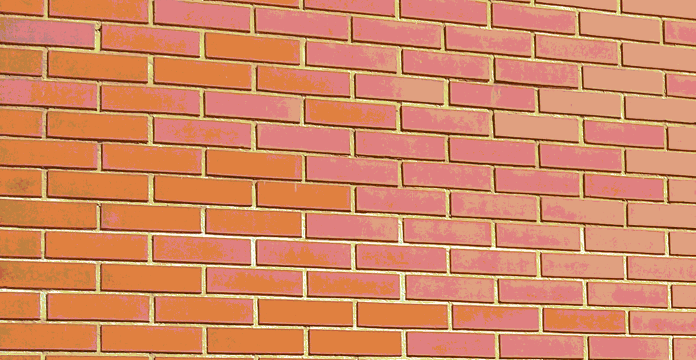
%> input picture MATLAB/Parede_8bit.bmp, 1391 x 720 px (shown at 1/2 size)
$ octave pratica10.m   (GNU Octave 9; MATLAB toolbox functions it lacks are replaced by stand-ins)
%> lines starting %> are read from the running program, lines starting %| are printed output that depends on the picture
%% ex01
[Image,ColorMap]=imread('Parede_8bit.bmp');
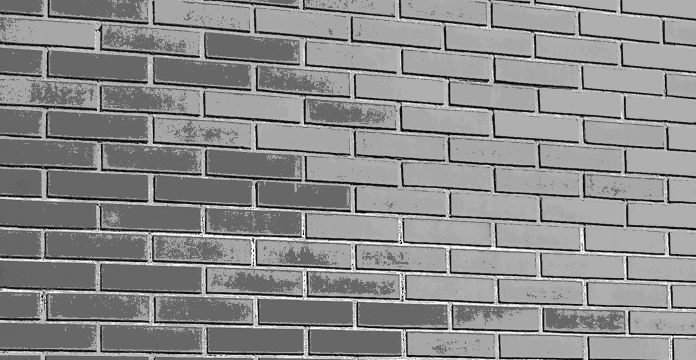
%> Image: size 720x1391 uint8 (shown at 1/2 size); min 0, max 246, mean 139.8
%> ColorMap = 256 rows, first 12: [0 0 0; 0.502 0 0; 0 0.502 0; 0.502 0.502 0; 0 0 0.502; 0.502 0 0.502; 0 0.502 0.502; 0.753 0.753 0.753; 0.753 0.863 0.753; 0.651 0.792 0.941; 0.251 0.125 0; 0.376 0.125 0]
image(Image);
colormap(ColorMap);
% ex02/03
Save8bitImage('texto.txt',Image);
[N,M,Im]=Load8bitImage('texto.txt');
figure(102);
image(Im);
colormap(ColorMap);
% ex04
Stream = EncodeImage_RLE(Image);
% ex05
Save8bitStream('texto2.txt',720,1391,Stream);
%[N,M,Im]=Load8bitStream('texto2.txt'); %not done


function Save8bitImage(FileName,Image)
%> called with FileName = 'texto.txt'
    [N,M]=size(Image);
%> N = 720; M = 1391
    if isfile(FileName)
        fp=fopen(FileName,'wb');
        fwrite(fp,N,'uint16');
        fwrite(fp,M,'uint16');
        fwrite(fp,Image,'uint8');
        % [5 lines of commented-out code are left out]
        fclose(fp);
    else
        printf("file doesn't exist");
    end
end

function [N,M,Im] = Load8bitImage(FileName)
    if isfile(FileName)
        fp=fopen(FileName,'rb'); %abrir ficheiro pra leitura em bits
        %se mandarmos ler 1 elemento o primeiro é o N e o segundo o M(dimensoes da matriz)
        N=fread(fp,1,'uint16'); %guardamos em 1 pois é o tamanho N da matriz(NxM)
        M=fread(fp,1,'uint16'); %guardamos em 1 pois é o tamanho M da matriz(NxM)
        Im=fread(fp,[N,M],'uint8'); %guardamos em [N,M] pois é a matriz de tamanho NxM
        Im=uint8(Im); %imagem em 8 bits
        fclose(fp); %fechar ficheiro
    else
        printf("file doesn't exist");
    end
end

function [Stream] = EncodeImage_RLE(Image)
    [N,M]=size(Image);
    k=1;
    Stream(k,1)=Image(1,1);
    count=uint8(0);
    for n=1:N %percorrer linha a linha
        for m= 1:M %percorrer coluna a coluna
            if Image(n,m)==Stream(k,1) %se aparecer o mesmo simbolo que o anterior
                if count ==255 %como um byte so consegue chegar a 255 fechar a 255 e abrir um novo para o mesmo simbolo a 1
                    k=k+1; %se chegar a 255 colocamos a contagem a seguir ao simbolo
                    Stream(k,1)=count; %colocar a contagem(255) para o simbolo
                    k=k+1; %colocamos o simbolo a seguir ao 255
                    Stream(k,1)=Image(n,m); %colocar o simbolo a seguir se for o mesmo metemos na mesma
                    count=0; %a 0 pq a seguir ao if incrementamos o count
                end
                count = count+1;
            else %se o simbolo nao for o mesmo
                k=k+1; %aumentamos o k em 1 para colcar a contagem do simbolo a seguir a ele
                Stream(k,1)=count; %colocar a contagem para o simbolo anterior
                k=k+1; %aumentar o k para colocar o proximo simbolo a ser contado
                Stream(k,1)=Image(n,m); %colocar o novo simbolo
                count=1; %iniciar a contagem para o novo simbolo
            end
        end
    end
%> after the loop, count = 33; k = 378069
    k=k+1;
%> k = 378070
    Stream(k,1)=count; %escrever a contagem do ultimo simbolo
end

function Save8bitStream(FileName,N,M,Stream)
    fp=fopen(FileName,'wb');
    fwrite(fp,N,'uint16'); %primeiro escrevemos o N
    fwrite(fp,M,'uint16'); %e depois é que escrevemos o M
    fwrite(fp,Stream,'uint8'); %por ultimo escrevemos a matriz(NxM)
    fclose(fp);
end
